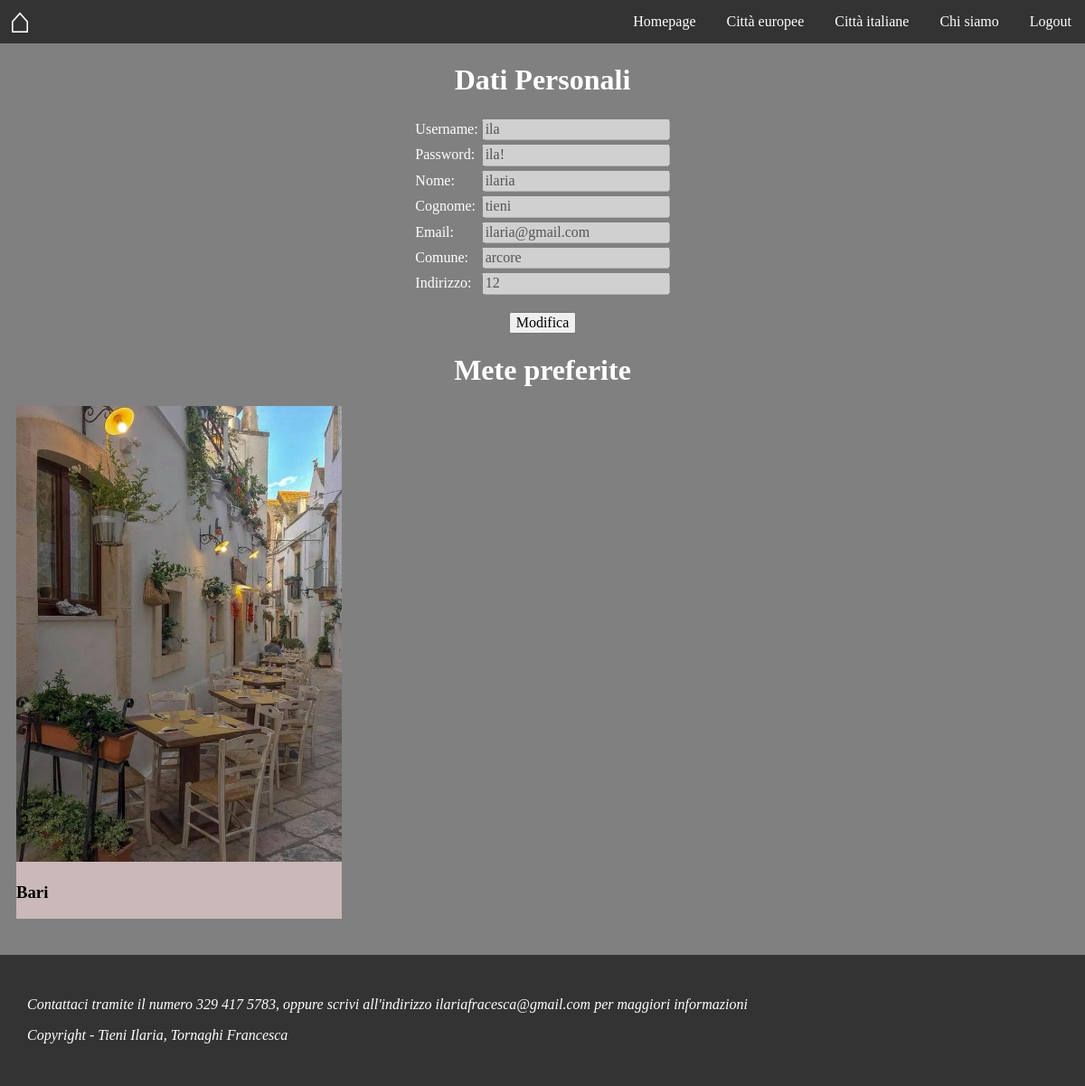
/pagine/profilo.php (signed in), run on the app's committed database.
### tables this page shows
CREATE TABLE IF NOT EXISTS `utenti` (
  `nome` char(50) DEFAULT NULL,
  `cognome` char(50) DEFAULT NULL,
  `password` char(50) NOT NULL,
  `email` char(50) DEFAULT NULL,
  `username` char(50) NOT NULL,
  `comune` char(50) DEFAULT NULL,
  `indirizzo` char(50) DEFAULT NULL,
  PRIMARY KEY (`username`)
);

### pagine/profilo.php (the view, shortened to what this page needs)
<?php
    $username = $_SESSION["username"];
    require('connessione.php');
    $strmodifica = "Modifica";
    $strconferma = "Conferma";
    $modifica = false;
?>
<!DOCTYPE html>
<html>
<head>
    <link rel="stylesheet" href="https://cdnjs.cloudflare.com/ajax/libs/normalize/8.0.1/normalize.min.css" />
	<link rel="stylesheet" type="text/css" href="../style.css">
</head>
<body>
<header class="header clearfix">
    <a href="https://www.airbnb.it/?c=.pi0.pk182361646_2299084126&gclsrc=aw.ds&&c=.pi0.pk182361646_2299084126&ghost=true&gad_source=1&gclid=EAIaIQobChMIyuqvgMPNhAMVPZODBx3dFAplEAAYASAAEgIrDPD_BwE" class="header_logo">⌂</a>
    <ul class="header_menu animate">
        <li class="header_menu_item"><a href="../index.php">Homepage</a></li>
        <li class="header_menu_item"><a href="Europa.php">Città europee</a></li>
        <li class="header_menu_item"><a href="Italia.php">Città italiane</a></li>
        <li class="header_menu_item"><a href="chi_siamo.php">Chi siamo</a></li>
        <li class="header_menu_item"><a href="logout.php">Logout</a></li>
    </ul>
</header>
<div class="contenuto">
    <h1 style = "text-align: center">Dati Personali</h1>
    <?php
        $sql = "SELECT username, password, nome, cognome, email, comune, indirizzo
            FROM utenti
            WHERE username='$username'";
        $ris = $conn->query($sql) or die("<p>Query fallita!!!</p>");
        $row = $ris->fetch_assoc();
    ?>
    <form action="" method="post">
        <table id="tab_dati_personali" style="margin: auto">
            <tr>
                <td>Username:</td> <td><input class="input_dati_personali" type="text" name="username" value="<?php echo $row["username"]; ?>" disabled="disabled"></td>
            </tr>
            <tr>
                <td>Password:</td> <td><input class="input_dati_personali" type="text" name="password" value="<?php echo $row["password"]; ?>" <?php if(!$modifica) echo "disabled='disabled'"?>></td>
            </tr>
            <tr>
                <td>Nome:</td> <td><input class="input_dati_personali" type="text" name="nome" value="<?php echo $row["nome"]; ?>" <?php if(!$modifica) echo "disabled='disabled'"?>></td>
            </tr>
            <tr>
                <td>Cognome:</td> <td><input type="text" class="input_dati_personali" name="cognome" value="<?php echo $row["cognome"]; ?>" <?php if(!$modifica) echo "disabled='disabled'"?>></td>
            </tr>
            <tr>
                <td>Email:</td> <td><input type="text" class="input_dati_personali" name="email" value="<?php echo $row["email"]; ?>" <?php if(!$modifica) echo "disabled='disabled'"?>></td>
            </tr>
            <tr>
                <td>Comune:</td> <td><input type="text" class="input_dati_personali" name="comune" value="<?php echo $row["comune"]; ?>" <?php if(!$modifica) echo "disabled='disabled'"?>></td>
            </tr>
            <tr>
                <td>Indirizzo:</td> <td><input type="text" class="input_dati_personali" name="indirizzo" value="<?php echo $row["indirizzo"]; ?>" <?php if(!$modifica) echo "disabled='disabled'"?>></td>
            </tr>
        </table>
        <p style="text-align: center">
            <input type="submit" name="pulsante_modifica" value="<?php if($modifica==false) echo $strmodifica; else echo $strconferma; ?>">
        </p>
    </form>
    <h1 style = "text-align: center">Mete preferite</h1>
    <div class="cards">
        <?php
            require("connessione.php");
            $sql = "SELECT città.cod, città.nome, stato_regione, foto
                    FROM utenti JOIN preferiti ON utenti.username = preferiti.username
                                    JOIN città ON preferiti.cod = città.cod
                    WHERE utenti.username='$username'";
            $ris = $conn->query($sql) or die("<p>Query fallita</p>");
            if ($ris->num_rows == 0) {
                echo "<p>Non ci sono mete preferite</p>";
            }else{
                    foreach($ris as $riga){
                        $cod = $riga["cod"];
                        $nome = $riga["nome"];
                        $foto = $riga["foto"];
                        echo <<<EOD
                        <div class="card">
                            <a href="città.php?cod=$cod"><img class="card_image" src="../immaginii/$foto" alt="$nome"></a>
                            <h3>$nome</h3>
                        </div>
                        EOD;
                    }
            }
        ?>
    </div>
</div>
</body>
    <?php
        require("footer.php");
    ?>
</html>

### style.css (style rules this page uses)
html,body { height: 100%; }
body { background: grey; font-family: Georgia, 'Times New Roman', Times, serif; color: #fff }
.animate { -webkit-transition: all 0.3s ease-out; transition: all 0.3s ease-out; }
.header { background: #333; }
.header_logo { color: #fff; float: left center; text-decoration: none; font-size: 40px; padding: 10px; }
.header_menu { float: right; margin:0; padding: 0 }
.header_menu_item { display: inline-block; }
.header_menu_item a { color: #fff; display: block; padding: 15px; text-decoration: none; }
.cards { display: flex; flex-wrap: wrap; }
.card { width: 30%; margin: 0 1.5%; background: #cbb8b8; color: #000 }
.card_image { width: 100%;height: auto; }
.clearfix:after { visibility: hidden; display: block; font-size: 0; content: " "; clear: both; height: 20 ; }
.clearfix { display: inline-block; }
.clearfix { display: block; }
*::before, *::after { -webkit-box-sizing: border-box; -moz-box-sizing: border-box; box-sizing: border-box; }

### data on the page
utenti: username "ila", password "ila!", nome "ilaria", cognome "tieni", email "ilaria@gmail.com", comune "arcore", indirizzo "12"
città: foto (picture), nome "Bari"
